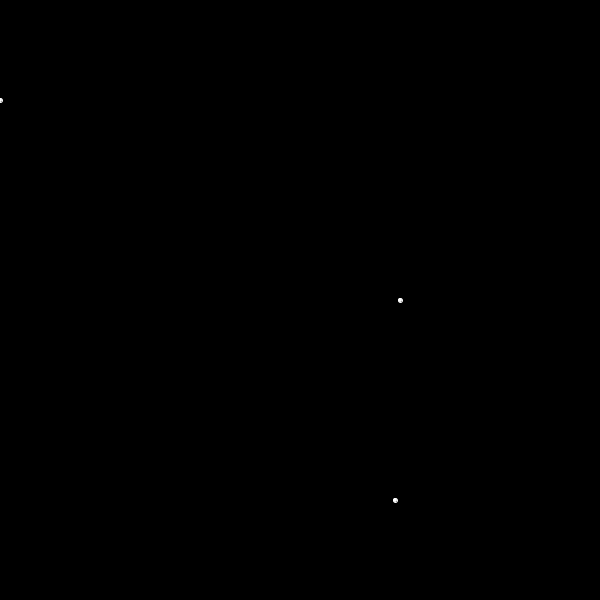
Frame 1 (no input)
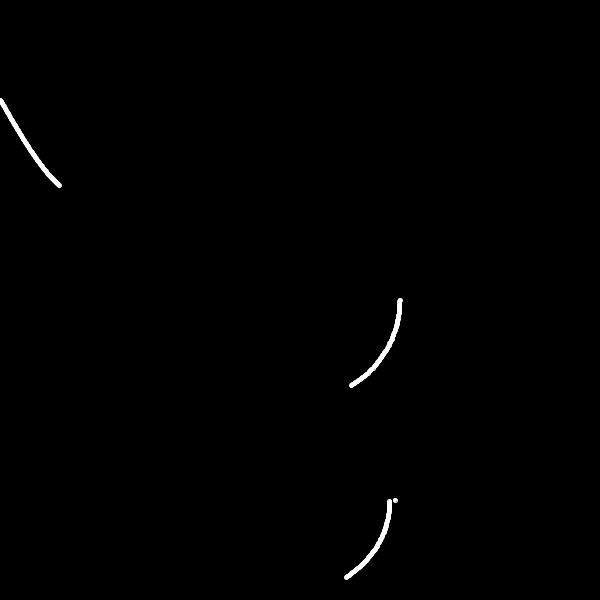
Frame 60 (the mouse pressed at the canvas centre just before this capture)
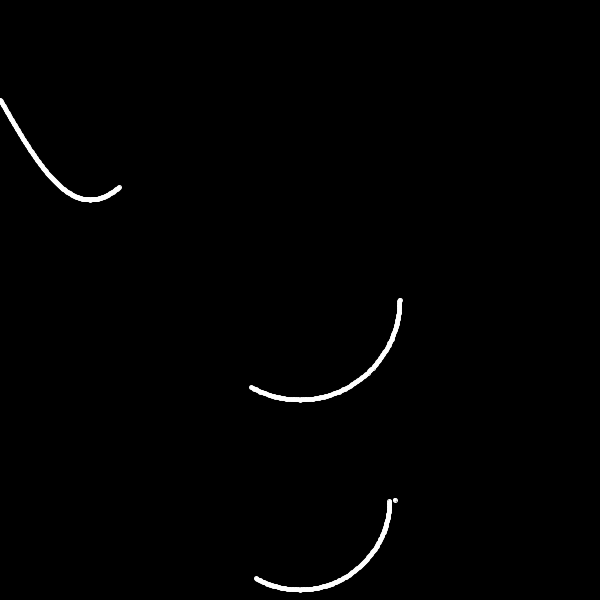
Frame 120 (the mouse held since frame 60 and released just before this capture)

The Processing sketch that drew these frames (run headless with seeded random() and noise(); from frame 60 on, the mouse is pressed at the canvas centre):

// Processing sketch: w10_graphs
// ── w10_graphs.pde
//All three "graphs" will use these variables
int angle; //The degree angle we will use for sin() and cos() functions.
int dotDiameter;//The size of the circle that will be graphing.

int sinAmplitude;
int circRadius;
int spiralRadius;

void setup() {
  size(600, 600);
  background(0);
  dotDiameter = 4;
  sinAmplitude = 100;
  circRadius = 100;
  spiralRadius = 100;
  angle = 0;
  stroke(255);
}//setup

void draw() {
  //background(0);
  //sin curve
  drawSinCurve(angle, sinAmplitude, sinAmplitude);
  //circle
  drawCircle(angle, circRadius, width/2, sinAmplitude*2 + circRadius);
  //concentric circles
  drawCircle(angle, spiralRadius, width/2, sinAmplitude*2 + circRadius*3);

  angle++;

  println("Frame: " + frameCount);
}//draw

void drawSinCurve(int degrees, int amplitude, float yOffset) {
  if (angle >= width) {
    angle = 0;
  }
  yOffset = amplitude * sin( radians(degrees) ) + yOffset;
  circle(angle, yOffset, dotDiameter);
}
void drawCircle(int degrees, int radius, float xOffset, float yOffset) {
  xOffset = radius * cos( radians(degrees)) + xOffset;
  yOffset = radius * sin( radians(degrees)) + yOffset;
  circle(xOffset, yOffset, dotDiameter);
  if (angle % 360 == 0) {
    spiralRadius -= 5;
  }
}
